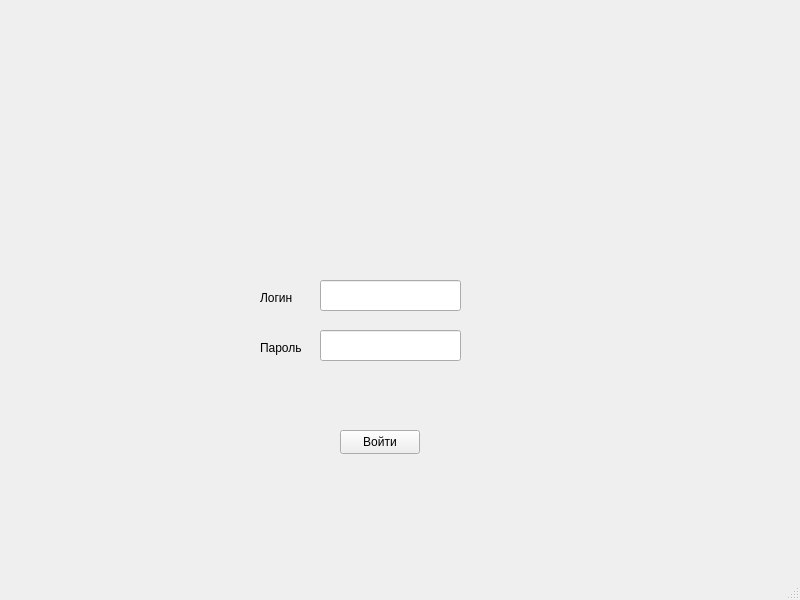
<?xml version="1.0" encoding="UTF-8"?>
<ui version="4.0">
 <class>BDRZHD</class>
 <widget class="QMainWindow" name="BDRZHD">
  <property name="geometry">
   <rect>
    <x>0</x>
    <y>0</y>
    <width>800</width>
    <height>600</height>
   </rect>
  </property>
  <property name="windowTitle">
   <string>BDRZHD</string>
  </property>
  <widget class="QWidget" name="centralwidget">
   <widget class="QLineEdit" name="loginLineEdit">
    <property name="geometry">
     <rect>
      <x>320</x>
      <y>280</y>
      <width>141</width>
      <height>31</height>
     </rect>
    </property>
   </widget>
   <widget class="QLineEdit" name="passwordLineEdit">
    <property name="geometry">
     <rect>
      <x>320</x>
      <y>330</y>
      <width>141</width>
      <height>31</height>
     </rect>
    </property>
   </widget>
   <widget class="QPushButton" name="loginButton">
    <property name="geometry">
     <rect>
      <x>340</x>
      <y>430</y>
      <width>80</width>
      <height>24</height>
     </rect>
    </property>
    <property name="text">
     <string>Войти</string>
    </property>
   </widget>
   <widget class="QLabel" name="label">
    <property name="geometry">
     <rect>
      <x>260</x>
      <y>290</y>
      <width>49</width>
      <height>16</height>
     </rect>
    </property>
    <property name="text">
     <string>Логин</string>
    </property>
   </widget>
   <widget class="QLabel" name="label_2">
    <property name="geometry">
     <rect>
      <x>260</x>
      <y>340</y>
      <width>49</width>
      <height>16</height>
     </rect>
    </property>
    <property name="text">
     <string>Пароль</string>
    </property>
   </widget>
  </widget>
  <widget class="QMenuBar" name="menubar">
   <property name="geometry">
    <rect>
     <x>0</x>
     <y>0</y>
     <width>800</width>
     <height>21</height>
    </rect>
   </property>
  </widget>
  <widget class="QStatusBar" name="statusbar"/>
 </widget>
 <resources/>
 <connections/>
</ui>
